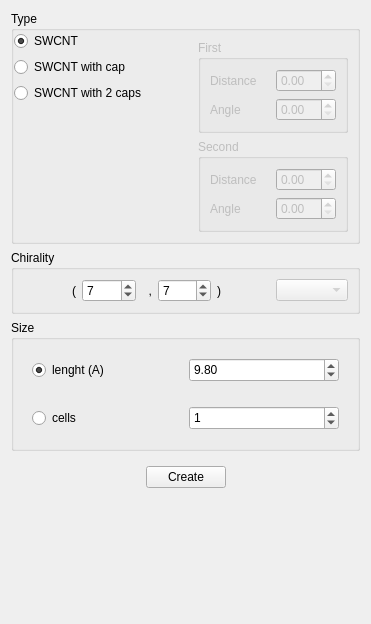
              <widget class="QWidget" name="page_21">
               <property name="geometry">
                <rect>
                 <x>0</x>
                 <y>0</y>
                 <width>371</width>
                 <height>624</height>
                </rect>
               </property>
               <attribute name="label">
                <string>SWCNT</string>
               </attribute>
               <layout class="QVBoxLayout" name="verticalLayout_24">
                <item>
                 <widget class="QGroupBox" name="groupBox_3">
                  <property name="minimumSize">
                   <size>
                    <width>0</width>
                    <height>0</height>
                   </size>
                  </property>
                  <property name="maximumSize">
                   <size>
                    <width>16777215</width>
                    <height>16777215</height>
                   </size>
                  </property>
                  <property name="title">
                   <string>Type</string>
                  </property>
                  <layout class="QHBoxLayout" name="horizontalLayout_43">
                   <property name="leftMargin">
                    <number>0</number>
                   </property>
                   <property name="topMargin">
                    <number>0</number>
                   </property>
                   <property name="rightMargin">
                    <number>0</number>
                   </property>
                   <property name="bottomMargin">
                    <number>0</number>
                   </property>
                   <item>
                    <widget class="QFrame" name="frame_13">
                     <property name="frameShape">
                      <enum>QFrame::NoFrame</enum>
                     </property>
                     <property name="frameShadow">
                      <enum>QFrame::Raised</enum>
                     </property>
                     <layout class="QVBoxLayout" name="verticalLayout_19">
                      <property name="leftMargin">
                       <number>0</number>
                      </property>
                      <property name="topMargin">
                       <number>0</number>
                      </property>
                      <property name="rightMargin">
                       <number>0</number>
                      </property>
                      <property name="bottomMargin">
                       <number>0</number>
                      </property>
                      <item>
                       <widget class="QRadioButton" name="FormActionsPreRadioSWNT">
                        <property name="text">
                         <string>SWCNT</string>
                        </property>
                        <property name="checked">
                         <bool>true</bool>
                        </property>
                       </widget>
                      </item>
                      <item>
                       <widget class="QRadioButton" name="FormActionsPreRadioSWNTcap">
                        <property name="text">
                         <string>SWCNT with cap</string>
                        </property>
                       </widget>
                      </item>
                      <item>
                       <widget class="QRadioButton" name="FormActionsPreRadioSWNTcap_2">
                        <property name="text">
                         <string>SWCNT with 2 caps</string>
                        </property>
                       </widget>
                      </item>
                      <item>
                       <spacer name="verticalSpacer_5">
                        <property name="orientation">
                         <enum>Qt::Vertical</enum>
                        </property>
                        <property name="sizeHint" stdset="0">
                         <size>
                          <width>20</width>
                          <height>40</height>
                         </size>
                        </property>
                       </spacer>
                      </item>
                     </layout>
                    </widget>
                   </item>
                   <item>
                    <widget class="QFrame" name="frame_24">
                     <property name="frameShape">
                      <enum>QFrame::NoFrame</enum>
                     </property>
                     <property name="frameShadow">
                      <enum>QFrame::Raised</enum>
                     </property>
                     <layout class="QVBoxLayout" name="verticalLayout_64">
                      <item>
                       <widget class="QGroupBox" name="FormCreateGroupFirstCap">
                        <property name="enabled">
                         <bool>false</bool>
                        </property>
                        <property name="minimumSize">
                         <size>
                          <width>0</width>
                          <height>0</height>
                         </size>
                        </property>
                        <property name="title">
                         <string>First</string>
                        </property>
                        <layout class="QVBoxLayout" name="verticalLayout_66">
                         <item>
                          <widget class="QFrame" name="frame_98">
                           <property name="frameShape">
                            <enum>QFrame::NoFrame</enum>
                           </property>
                           <property name="frameShadow">
                            <enum>QFrame::Raised</enum>
                           </property>
                           <layout class="QHBoxLayout" name="horizontalLayout_102">
                            <property name="leftMargin">
                             <number>0</number>
                            </property>
                            <property name="topMargin">
                             <number>0</number>
                            </property>
                            <property name="rightMargin">
                             <number>0</number>
                            </property>
                            <property name="bottomMargin">
                             <number>0</number>
                            </property>
                            <item>
                             <widget class="QLabel" name="label_45">
                              <property name="text">
                               <string>Distance</string>
                              </property>
                             </widget>
                            </item>
                            <item>
                             <widget class="QDoubleSpinBox" name="FormCreateSpinFirstCapDist">
                              <property name="locale">
                               <locale language="English" country="UnitedStates"/>
                              </property>
                             </widget>
                            </item>
                           </layout>
                          </widget>
                         </item>
                         <item>
                          <widget class="QFrame" name="frame_99">
                           <property name="frameShape">
                            <enum>QFrame::NoFrame</enum>
                           </property>
                           <property name="frameShadow">
                            <enum>QFrame::Raised</enum>
                           </property>
                           <layout class="QHBoxLayout" name="horizontalLayout_103">
                            <property name="leftMargin">
                             <number>0</number>
                            </property>
                            <property name="topMargin">
                             <number>0</number>
                            </property>
                            <property name="rightMargin">
                             <number>0</number>
                            </property>
                            <property name="bottomMargin">
                             <number>0</number>
                            </property>
                            <item>
                             <widget class="QLabel" name="label_46">
                              <property name="text">
                               <string>Angle</string>
                              </property>
                             </widget>
                            </item>
                            <item>
                             <widget class="QDoubleSpinBox" name="FormCreateSpinFirstCapAngle">
                              <property name="locale">
                               <locale language="English" country="UnitedStates"/>
                              </property>
                             </widget>
                            </item>
                           </layout>
                          </widget>
                         </item>
                        </layout>
                       </widget>
                      </item>
                      <item>
                       <widget class="QGroupBox" name="FormCreateGroupSecondCap">
                        <property name="enabled">
                         <bool>false</bool>
                        </property>
                        <property name="minimumSize">
                         <size>
                          <width>0</width>
                          <height>0</height>
                         </size>
                        </property>
                        <property name="title">
                         <string>Second</string>
                        </property>
                        <layout class="QVBoxLayout" name="verticalLayout_67">
                         <item>
                          <widget class="QFrame" name="frame_100">
                           <property name="frameShape">
                            <enum>QFrame::NoFrame</enum>
                           </property>
                           <property name="frameShadow">
                            <enum>QFrame::Raised</enum>
                           </property>
                           <layout class="QHBoxLayout" name="horizontalLayout_105">
                            <property name="leftMargin">
                             <number>0</number>
                            </property>
                            <property name="topMargin">
                             <number>0</number>
                            </property>
                            <property name="rightMargin">
                             <number>0</number>
                            </property>
                            <property name="bottomMargin">
                             <number>0</number>
                            </property>
                            <item>
                             <widget class="QLabel" name="label_47">
                              <property name="text">
                               <string>Distance</string>
                              </property>
                             </widget>
                            </item>
                            <item>
                             <widget class="QDoubleSpinBox" name="FormCreateSpinSecondCapDist">
                              <property name="locale">
                               <locale language="English" country="UnitedStates"/>
                              </property>
                             </widget>
                            </item>
                           </layout>
                          </widget>
                         </item>
                         <item>
                          <widget class="QFrame" name="frame_101">
                           <property name="frameShape">
                            <enum>QFrame::NoFrame</enum>
                           </property>
                           <property name="frameShadow">
                            <enum>QFrame::Raised</enum>
                           </property>
                           <layout class="QHBoxLayout" name="horizontalLayout_104">
                            <property name="leftMargin">
                             <number>0</number>
                            </property>
                            <property name="topMargin">
                             <number>0</number>
                            </property>
                            <property name="rightMargin">
                             <number>0</number>
                            </property>
                            <property name="bottomMargin">
                             <number>0</number>
                            </property>
                            <item>
                             <widget class="QLabel" name="label_48">
                              <property name="text">
                               <string>Angle</string>
                              </property>
                             </widget>
                            </item>
                            <item>
                             <widget class="QDoubleSpinBox" name="FormCreateSpinSecondCapAngle">
                              <property name="locale">
                               <locale language="English" country="UnitedStates"/>
                              </property>
                             </widget>
                            </item>
                           </layout>
                          </widget>
                         </item>
                        </layout>
                       </widget>
                      </item>
                     </layout>
                    </widget>
                   </item>
                  </layout>
                 </widget>
                </item>
                <item>
                 <widget class="QGroupBox" name="groupBox_8">
                  <property name="minimumSize">
                   <size>
                    <width>0</width>
                    <height>0</height>
                   </size>
                  </property>
                  <property name="maximumSize">
                   <size>
                    <width>16777215</width>
                    <height>16777215</height>
                   </size>
                  </property>
                  <property name="title">
                   <string>Chirality</string>
                  </property>
                  <layout class="QHBoxLayout" name="horizontalLayout_30">
                   <item>
                    <widget class="QLabel" name="label_9">
                     <property name="text">
                      <string>(</string>
                     </property>
                     <property name="alignment">
                      <set>Qt::AlignRight|Qt::AlignTrailing|Qt::AlignVCenter</set>
                     </property>
                    </widget>
                   </item>
                   <item>
                    <widget class="QSpinBox" name="FormActionsPreLineSWNTn">
                     <property name="value">
                      <number>7</number>
                     </property>
                    </widget>
                   </item>
                   <item>
                    <widget class="QLabel" name="label_23">
                     <property name="maximumSize">
                      <size>
                       <width>10</width>
                       <height>16777215</height>
                      </size>
                     </property>
                     <property name="text">
                      <string>,</string>
                     </property>
                     <property name="alignment">
                      <set>Qt::AlignRight|Qt::AlignTrailing|Qt::AlignVCenter</set>
                     </property>
                    </widget>
                   </item>
                   <item>
                    <widget class="QSpinBox" name="FormActionsPreLineSWNTm">
                     <property name="value">
                      <number>7</number>
                     </property>
                    </widget>
                   </item>
                   <item>
                    <widget class="QLabel" name="label_44">
                     <property name="text">
                      <string>)</string>
                     </property>
                    </widget>
                   </item>
                   <item>
                    <widget class="QComboBox" name="FormActionsPreComboSWNTind">
                     <property name="enabled">
                      <bool>false</bool>
                     </property>
                    </widget>
                   </item>
                  </layout>
                 </widget>
                </item>
                <item>
                 <widget class="QGroupBox" name="groupBox_2">
                  <property name="minimumSize">
                   <size>
                    <width>0</width>
                    <height>0</height>
                   </size>
                  </property>
                  <property name="maximumSize">
                   <size>
                    <width>16777215</width>
                    <height>16777215</height>
                   </size>
                  </property>
                  <property name="title">
                   <string>Size</string>
                  </property>
                  <layout class="QVBoxLayout" name="verticalLayout_65">
                   <item>
                    <widget class="QFrame" name="frame_12">
                     <property name="frameShape">
                      <enum>QFrame::NoFrame</enum>
                     </property>
                     <property name="frameShadow">
                      <enum>QFrame::Raised</enum>
                     </property>
                     <layout class="QHBoxLayout" name="horizontalLayout_100">
                      <item>
                       <widget class="QRadioButton" name="FormActionsPreRadioSWNTuselen">
                        <property name="text">
                         <string>lenght (A)</string>
                        </property>
                        <property name="checked">
                         <bool>true</bool>
                        </property>
                       </widget>
                      </item>
                      <item>
                       <widget class="QDoubleSpinBox" name="FormActionsPreLineSWNTlen">
                        <property name="minimumSize">
                         <size>
                          <width>0</width>
                          <height>24</height>
                         </size>
                        </property>
                        <property name="maximumSize">
                         <size>
                          <width>16777215</width>
                          <height>24</height>
                         </size>
                        </property>
                        <property name="locale">
                         <locale language="English" country="UnitedStates"/>
                        </property>
                        <property name="singleStep">
                         <double>0.500000000000000</double>
                        </property>
                        <property name="value">
                         <double>9.800000000000001</double>
                        </property>
                       </widget>
                      </item>
                     </layout>
                    </widget>
                   </item>
                   <item>
                    <widget class="QFrame" name="frame_97">
                     <property name="frameShape">
                      <enum>QFrame::NoFrame</enum>
                     </property>
                     <property name="frameShadow">
                      <enum>QFrame::Raised</enum>
                     </property>
                     <layout class="QHBoxLayout" name="horizontalLayout_101">
                      <item>
                       <widget class="QRadioButton" name="radioButton_2">
                        <property name="text">
                         <string>cells</string>
                        </property>
                       </widget>
                      </item>
                      <item>
                       <widget class="QSpinBox" name="FormActionsPreLineSWNTcells">
                        <property name="minimumSize">
                         <size>
                          <width>0</width>
                          <height>24</height>
                         </size>
                        </property>
                        <property name="maximumSize">
                         <size>
                          <width>16777215</width>
                          <height>24</height>
                         </size>
                        </property>
                        <property name="value">
                         <number>1</number>
                        </property>
                       </widget>
                      </item>
                     </layout>
                    </widget>
                   </item>
                  </layout>
                 </widget>
                </item>
                <item>
                 <widget class="QFrame" name="frame_23">
                  <property name="minimumSize">
                   <size>
                    <width>0</width>
                    <height>0</height>
                   </size>
                  </property>
                  <property name="maximumSize">
                   <size>
                    <width>16777215</width>
                    <height>16777215</height>
                   </size>
                  </property>
                  <property name="frameShape">
                   <enum>QFrame::NoFrame</enum>
                  </property>
                  <property name="frameShadow">
                   <enum>QFrame::Raised</enum>
                  </property>
                  <layout class="QHBoxLayout" name="horizontalLayout_13">
                   <item>
                    <spacer name="horizontalSpacer_15">
                     <property name="orientation">
                      <enum>Qt::Horizontal</enum>
                     </property>
                     <property name="sizeHint" stdset="0">
                      <size>
                       <width>115</width>
                       <height>17</height>
                      </size>
                     </property>
                    </spacer>
                   </item>
                   <item>
                    <widget class="QPushButton" name="FormActionsPreButSWNTGenerate">
                     <property name="text">
                      <string>Create</string>
                     </property>
                    </widget>
                   </item>
                   <item>
                    <spacer name="horizontalSpacer_16">
                     <property name="orientation">
                      <enum>Qt::Horizontal</enum>
                     </property>
                     <property name="sizeHint" stdset="0">
                      <size>
                       <width>115</width>
                       <height>17</height>
                      </size>
                     </property>
                    </spacer>
                   </item>
                  </layout>
                 </widget>
                </item>
                <item>
                 <spacer name="verticalSpacer_4">
                  <property name="orientation">
                   <enum>Qt::Vertical</enum>
                  </property>
                  <property name="sizeHint" stdset="0">
                   <size>
                    <width>20</width>
                    <height>40</height>
                   </size>
                  </property>
                 </spacer>
                </item>
               </layout>
              </widget>
